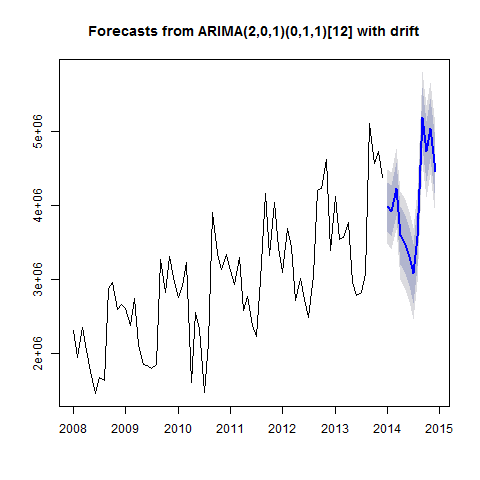

Write the R code that produced this figure.
#Creates Model_auto_arima_forecast plot

png("Plots/Model_auto_arima_forecast_plot.png")
plot(Model_auto.arima_forecast)
dev.off()